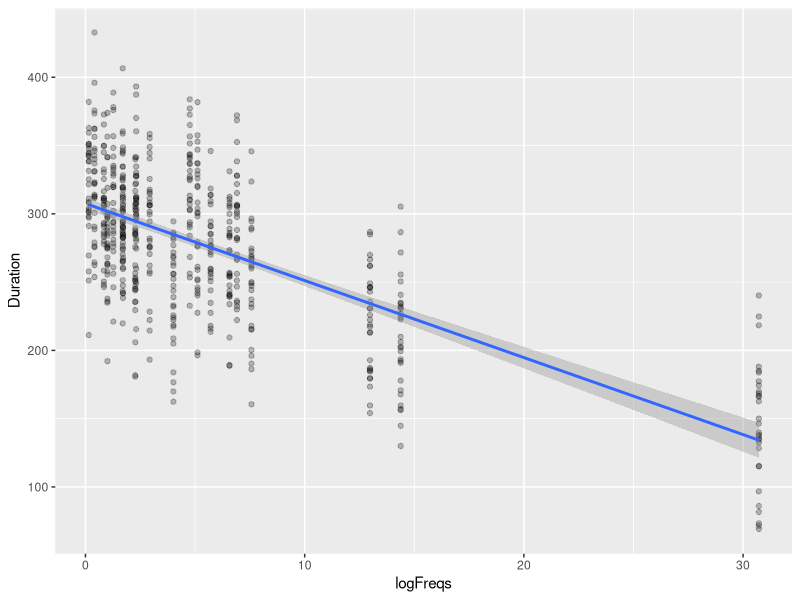

R code for this plot:
## ---- chunk 1
#load libraries
library(tidyverse)

## ---- chunk 2
#Open file
dfVowel<-read.csv('./data/extended_vowel_duration.csv')

## ---- chunk 3
dfVowel$SubjectID <- as.factor(dfVowel$SubjectID)
dfVowel$Word <- as.factor(dfVowel$Word)

## ---- chunk 4

dfVowel %>% ggplot(aes(x=logFreqs, y=Duration)) + 
       geom_point(alpha = 1/4) +
       geom_smooth(method = "lm")


## ---- chunk 5
r = cor(dfVowel$logFreqs, dfVowel$Duration)
print(r)

## ---- chunk 6
n = nrow(dfVowel)
## ---- chunk 7
 t_stat = (r * sqrt(n-2)) / sqrt(1-r^2)
 t_stat
## ---- chunk 8
qt(p = 0.025, df = 598)
## ---- chunk 9
cor.test(dfVowel$logFreqs,dfVowel$Duration)
## ---- chunk 10
model <- lm(Duration~logFreqs, data = dfVowel)
summary(model)

## ---- chunk 11
model <- lm(Duration~ 1 + logFreqs, data = dfVowel)
summary(model)

